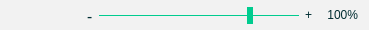
       <widget class="QWidget" name="uFooter" native="true">
        <property name="sizePolicy">
         <sizepolicy hsizetype="Preferred" vsizetype="Fixed">
          <horstretch>0</horstretch>
          <verstretch>0</verstretch>
         </sizepolicy>
        </property>
        <property name="minimumSize">
         <size>
          <width>0</width>
          <height>30</height>
         </size>
        </property>
        <property name="maximumSize">
         <size>
          <width>16777215</width>
          <height>30</height>
         </size>
        </property>
        <property name="styleSheet">
         <string notr="true">QWidget {
        background: rgb(242, 242, 242);
}</string>
        </property>
        <layout class="QHBoxLayout" name="horizontalLayout_2">
         <property name="topMargin">
          <number>0</number>
         </property>
         <property name="bottomMargin">
          <number>0</number>
         </property>
         <item>
          <spacer name="horizontalSpacer">
           <property name="orientation">
            <enum>Qt::Horizontal</enum>
           </property>
           <property name="sizeHint" stdset="0">
            <size>
             <width>40</width>
             <height>20</height>
            </size>
           </property>
          </spacer>
         </item>
         <item>
          <widget class="QLabel" name="uLabelZoomIcon">
           <property name="sizePolicy">
            <sizepolicy hsizetype="Preferred" vsizetype="Preferred">
             <horstretch>0</horstretch>
             <verstretch>0</verstretch>
            </sizepolicy>
           </property>
           <property name="minimumSize">
            <size>
             <width>20</width>
             <height>20</height>
            </size>
           </property>
           <property name="maximumSize">
            <size>
             <width>20</width>
             <height>20</height>
            </size>
           </property>
           <property name="text">
            <string/>
           </property>
           <property name="pixmap">
            <pixmap resource="resources.qrc">:/images/icons/stop_icon.png</pixmap>
           </property>
           <property name="scaledContents">
            <bool>true</bool>
           </property>
           <property name="alignment">
            <set>Qt::AlignLeading|Qt::AlignLeft|Qt::AlignVCenter</set>
           </property>
           <property name="margin">
            <number>0</number>
           </property>
          </widget>
         </item>
         <item>
          <spacer name="horizontalSpacer_13">
           <property name="orientation">
            <enum>Qt::Horizontal</enum>
           </property>
           <property name="sizeType">
            <enum>QSizePolicy::Fixed</enum>
           </property>
           <property name="sizeHint" stdset="0">
            <size>
             <width>10</width>
             <height>20</height>
            </size>
           </property>
          </spacer>
         </item>
         <item>
          <widget class="QLabel" name="uLabelMinus">
           <property name="font">
            <font>
             <family>Source Sans Pro</family>
             <pointsize>12</pointsize>
             <weight>50</weight>
             <italic>false</italic>
             <bold>false</bold>
            </font>
           </property>
           <property name="styleSheet">
            <string notr="true">QLabel {
        color: rgb(0, 45, 50);
    font: 12pt &quot;Source Sans Pro&quot;;
}</string>
           </property>
           <property name="text">
            <string>-</string>
           </property>
          </widget>
         </item>
         <item>
          <widget class="QSlider" name="uZoomSlider">
           <property name="sizePolicy">
            <sizepolicy hsizetype="Fixed" vsizetype="Fixed">
             <horstretch>0</horstretch>
             <verstretch>0</verstretch>
            </sizepolicy>
           </property>
           <property name="minimumSize">
            <size>
             <width>200</width>
             <height>0</height>
            </size>
           </property>
           <property name="maximumSize">
            <size>
             <width>200</width>
             <height>20</height>
            </size>
           </property>
           <property name="autoFillBackground">
            <bool>false</bool>
           </property>
           <property name="styleSheet">
            <string notr="true">QSlider {
	background: none;
}

QSlider::groove:horizontal {
    height: 1px;
    margin: 2px 0;
        background: rgb(0, 204, 143);
}

QSlider::handle:horizontal {
    background: rgb(0, 204, 143);
    width: 6px;
    margin: -8px 0;
}</string>
           </property>
           <property name="minimum">
            <number>90</number>
           </property>
           <property name="maximum">
            <number>300</number>
           </property>
           <property name="value">
            <number>250</number>
           </property>
           <property name="sliderPosition">
            <number>250</number>
           </property>
           <property name="tracking">
            <bool>true</bool>
           </property>
           <property name="orientation">
            <enum>Qt::Horizontal</enum>
           </property>
           <property name="invertedAppearance">
            <bool>false</bool>
           </property>
           <property name="invertedControls">
            <bool>false</bool>
           </property>
           <property name="tickPosition">
            <enum>QSlider::NoTicks</enum>
           </property>
           <property name="tickInterval">
            <number>10</number>
           </property>
          </widget>
         </item>
         <item>
          <widget class="QLabel" name="uLabelPlus">
           <property name="styleSheet">
            <string notr="true">QLabel {
    color: rgb(0, 45, 50);
    font: 12pt &quot;Source Sans Pro&quot;;
}</string>
           </property>
           <property name="text">
            <string>+</string>
           </property>
          </widget>
         </item>
         <item>
          <widget class="QLabel" name="uZoomLabel">
           <property name="minimumSize">
            <size>
             <width>40</width>
             <height>0</height>
            </size>
           </property>
           <property name="maximumSize">
            <size>
             <width>40</width>
             <height>16777215</height>
            </size>
           </property>
           <property name="autoFillBackground">
            <bool>false</bool>
           </property>
           <property name="styleSheet">
            <string notr="true">QLabel {
    color: rgb(0, 45, 50);
    font: 12pt &quot;Source Sans Pro&quot;;
        background: none;
}</string>
           </property>
           <property name="text">
            <string>100%</string>
           </property>
           <property name="alignment">
            <set>Qt::AlignRight|Qt::AlignTrailing|Qt::AlignVCenter</set>
           </property>
          </widget>
         </item>
        </layout>
       </widget>
